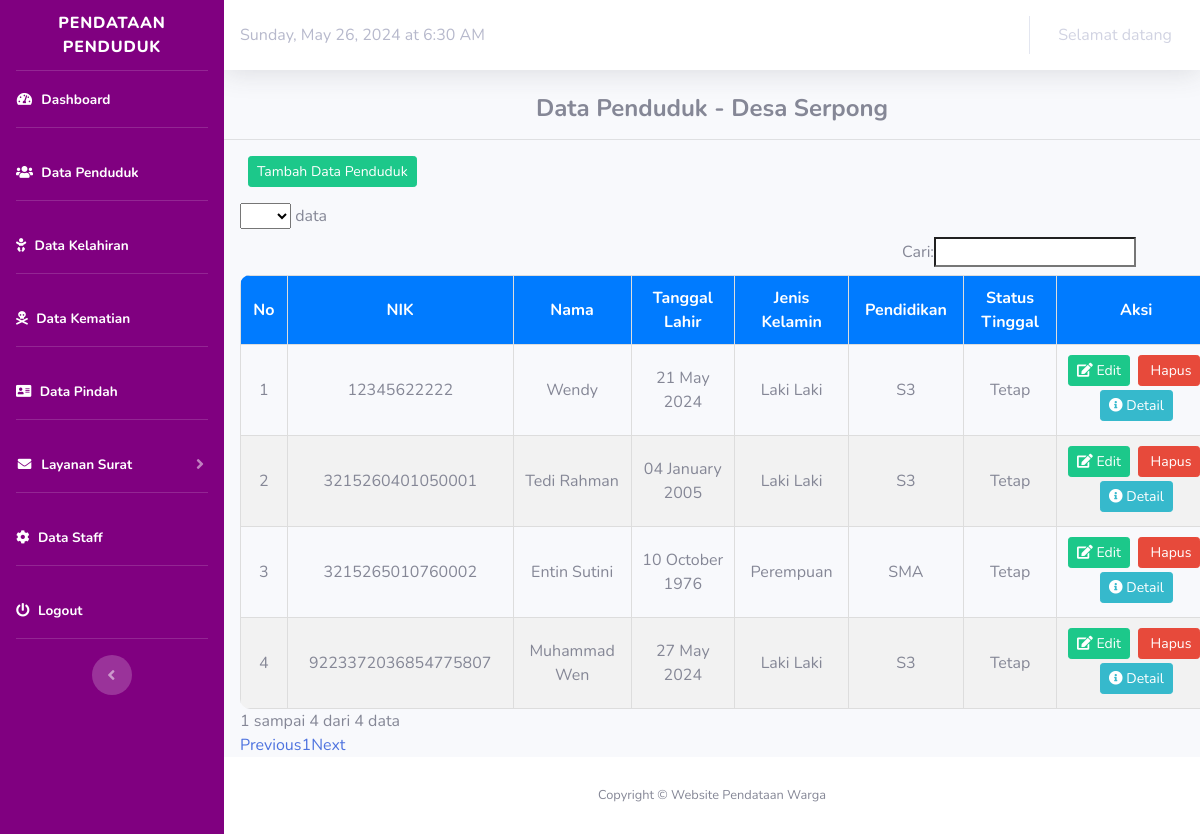
/index.php/penduduk, run on the app's committed database.
### tables this page shows
CREATE TABLE `penduduk` (
  `nik` bigint(16) NOT NULL,
  `no_kk` bigint(16) NOT NULL,
  `nama` varchar(50) NOT NULL,
  `tempat_lahir` varchar(20) NOT NULL,
  `tanggal_lahir` date NOT NULL,
  `jenis_kelamin` varchar(20) NOT NULL,
  `alamat` varchar(100) NOT NULL,
  `rt` varchar(5) NOT NULL,
  `rw` varchar(50) NOT NULL,
  `agama` varchar(20) NOT NULL,
  `status_perkawinan` varchar(20) NOT NULL,
  `pendidikan` varchar(50) NOT NULL,
  `pekerjaan` varchar(20) NOT NULL,
  `status` varchar(50) NOT NULL,
  `golongan_darah` varchar(20) NOT NULL,
  `kewarganegaraan` varchar(20) NOT NULL
);

### application/controllers/Penduduk.php (called while the page is built, shortened)
<?php
class Penduduk extends CI_Controller
{
    public function __construct()
    {
        $this->load->model('m_penduduk');
    }
    public function index()
    {
        $data['title'] = "Data Penduduk - Desa Serpong";
        $data['penduduk'] = $this->m_penduduk->tampil();
        $this->load->view('template/header');
        $this->load->view('template/sidebar');
        $this->load->view('template/topbar');
        $this->load->view('penduduk/tampil_penduduk',$data);
        $this->load->view('template/footer');
    }
}

### index.php (called while the page is built, shortened)
<?php
require_once BASEPATH.'core/CodeIgniter.php';

### application/models/m_penduduk.php (called while the page is built, shortened)
<?php
class M_penduduk extends CI_Model
{
    public function tampil()
    {
        return $this->db->get('penduduk')->result();
    }
}

### application/views/penduduk/tampil_penduduk.php (the view, shortened to what this page needs)
<div class="content-wrapper">
    <section class="content">
        <div class="box box-info">
            <div class="box-header">
                <h4 style="text-align:center"><b><?= $title; ?></b></h4>
                <hr>
            </div>
            <div class="box-body table-responsive ml-3">
                <p>
                    <a href="<?= base_url('penduduk/tambah'); ?>" class="ml-2 btn btn-sm btn-success">Tambah Data Penduduk</a>
                </p>
                <table id="data" class="styled-table">
                    <thead>
                        <tr>
                            <th>No</th>
                            <th>NIK</th>
                            <th>Nama</th>
                            <th>Tanggal Lahir</th>
                            <th>Jenis Kelamin</th>
                            <th>Pendidikan</th>
                            <th>Status Tinggal</th>
                            <th>Aksi</th>
                        </tr>
                    </thead>
                    <tbody>
                        <?php $no = 1; ?>
                        <?php foreach ($penduduk as $p) : ?>
                            <tr>
                                <td><?= $no; ?></td>
                                <td><?= $p->nik; ?></td>
                                <td><?= $p->nama; ?></td>
                                <td><?= date('d F Y', strtotime($p->tanggal_lahir)); ?></td>
                                <td><?= $p->jenis_kelamin; ?></td>
                                <td><?= $p->pendidikan; ?></td>
                                <td><?= $p->status; ?></td>
                                <td>
                                    <a href="<?= base_url('penduduk/edit/' . $p->nik); ?>" class="btn btn-success btn-sm mr-1 mb-1"><i class="fas fa-edit"></i> Edit</a>
                                    <a href="<?= base_url('penduduk/hapus/' . $p->nik); ?>" class="btn btn-danger btn-sm mr-1 mb-1" onClick="return confirm('Yakin Akan Menghapus Data?');"><i class="fa fa-trash-o"></i> Hapus</a>
                                    <a href="<?= base_url('penduduk/detail/' . $p->nik); ?>" class="btn btn-info btn-sm mb-1"><i class="fa fa-info-circle"></i> Detail</a>
                                </td>
                            </tr>
                            <?php $no++; ?>
                        <?php endforeach; ?>
                    </tbody>
                </table>
            </div>
        </div>
    </section>
</div>

### application/views/penduduk/tampil_penduduk.php (style rules this page uses)
.styled-table { width: 100%; border-collapse: collapse; border-radius: 10px; overflow: hidden; }
.styled-table thead th { background-color: #007bff; color: #fff; text-align: center; padding: 10px; border: 1px solid #ddd; }
.styled-table tbody td { text-align: center; padding: 10px; border: 1px solid #ddd; }
.styled-table tbody tr:nth-child(even) { background-color: #f2f2f2; }

### data on the page
penduduk: nik "12345622222", nama "Wendy", tanggal_lahir "21 May 2024", jenis_kelamin "Laki Laki", pendidikan "S3", status "Tetap"
penduduk: nik "3215260401050001", nama "Tedi Rahman", tanggal_lahir "04 January 2005", jenis_kelamin "Laki Laki", pendidikan "S3", status "Tetap"
penduduk: nik "3215265010760002", nama "Entin Sutini", tanggal_lahir "10 October 1976", jenis_kelamin "Perempuan", pendidikan "SMA", status "Tetap"
penduduk: nik "9223372036854775807", nama "Muhammad Wen", tanggal_lahir "27 May 2024", jenis_kelamin "Laki Laki", pendidikan "S3", status "Tetap"

### other printed values
$title "Data Penduduk - Desa Serpong"
